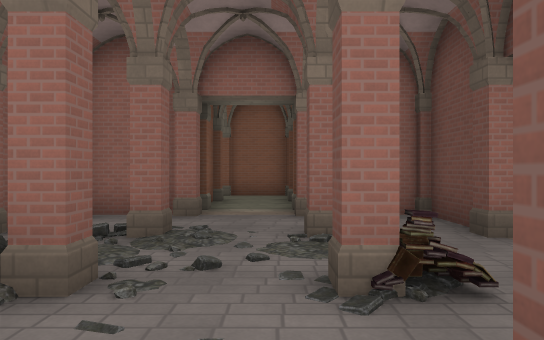
View 1 (above)

24 first-person views from a walk through a Godot game level. The camera is 1.5 m above the floor, looks level and sees 70° across. The floor is counted in squares, 2 m on a side. Each view is taken from the middle of a square. On the plan, view 1 faces up. The plan holds only what a view shows up to about 12 squares ahead; the rest is blank. The place goes on beyond the plan. Characters and animated objects are not drawn. Door leaves are left out where a doorway can be walked through. Some surface patterns are stand-ins.

View 2
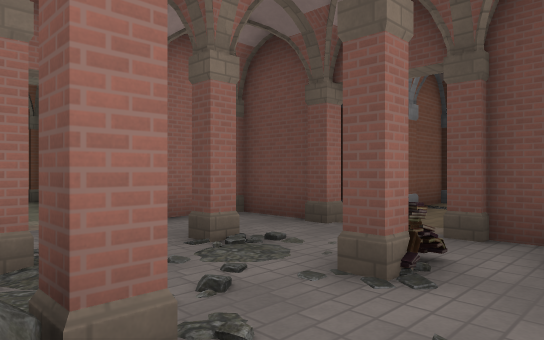

View 3
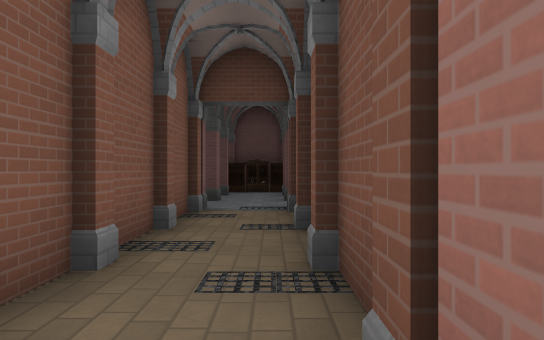

View 4
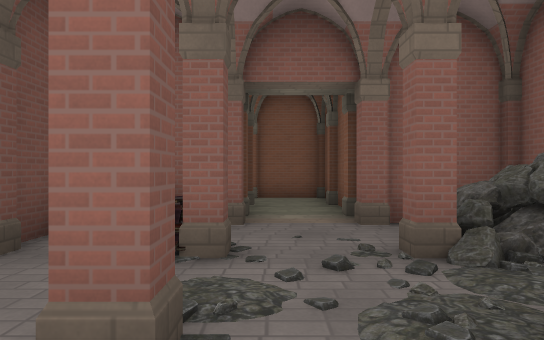

View 5
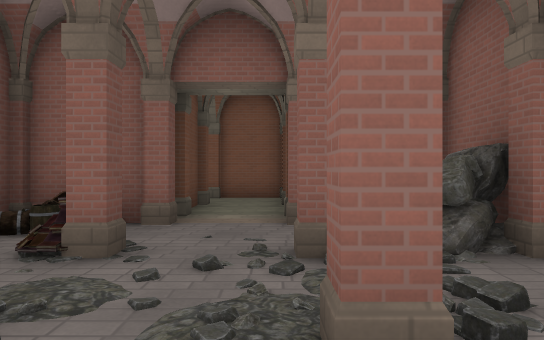

View 6
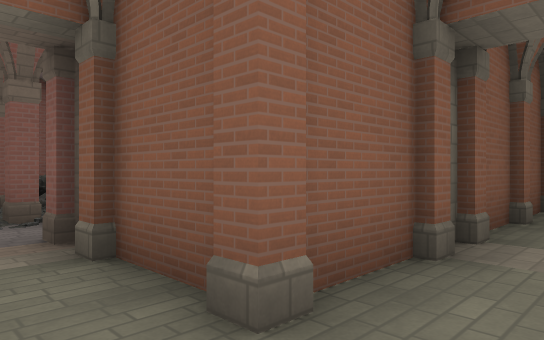

View 7
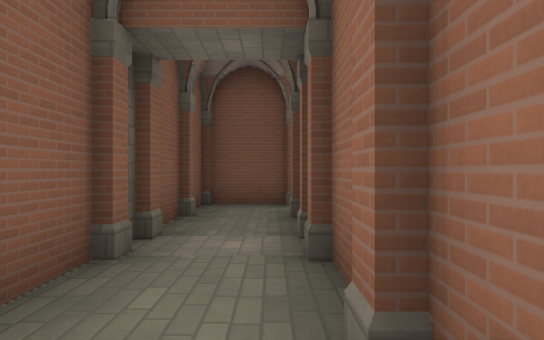

View 8
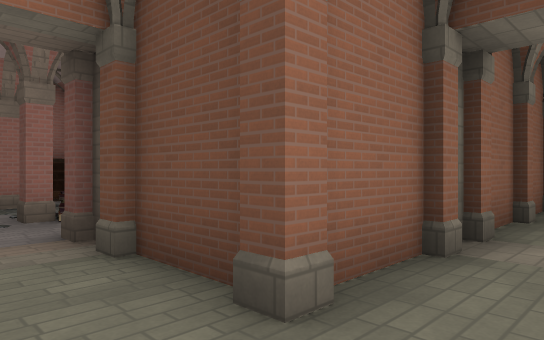

View 9
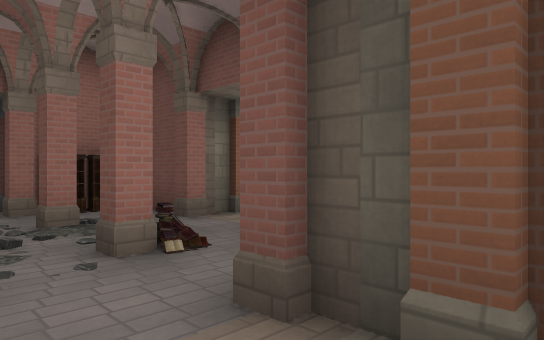

View 10
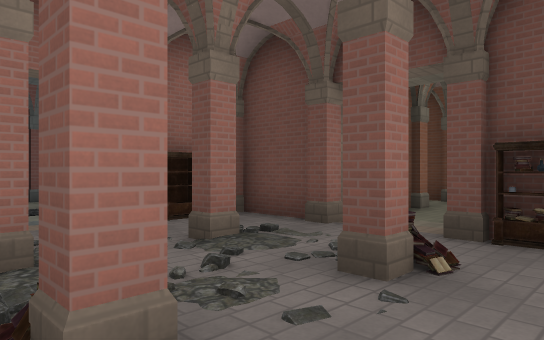

View 11
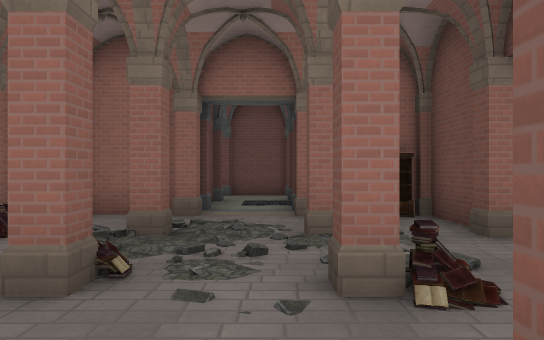

View 12
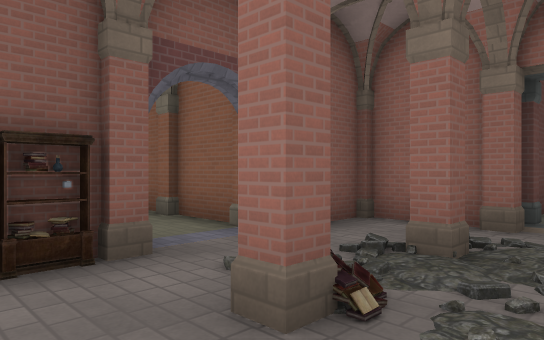

View 13
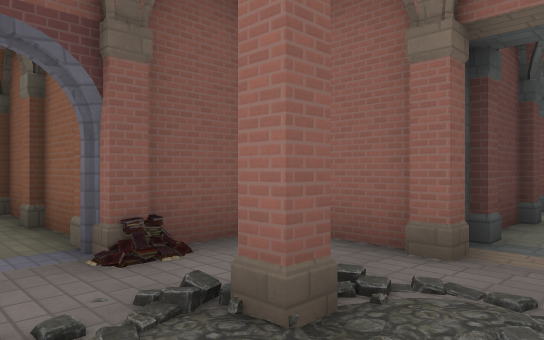

View 14
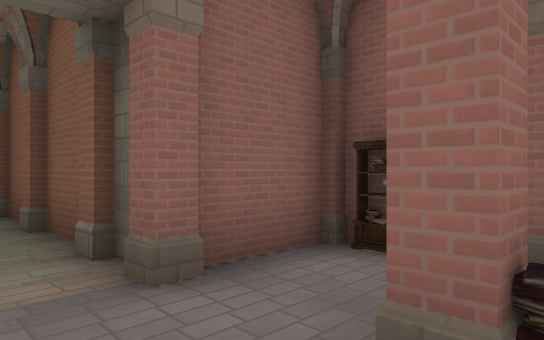

View 15
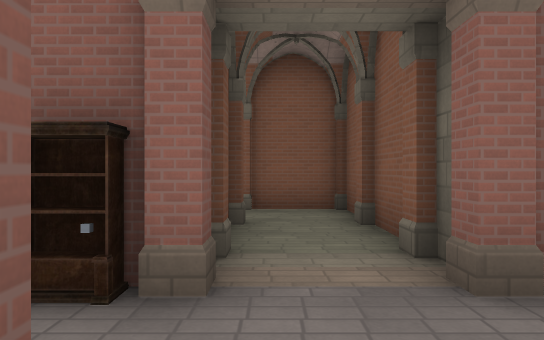

View 16
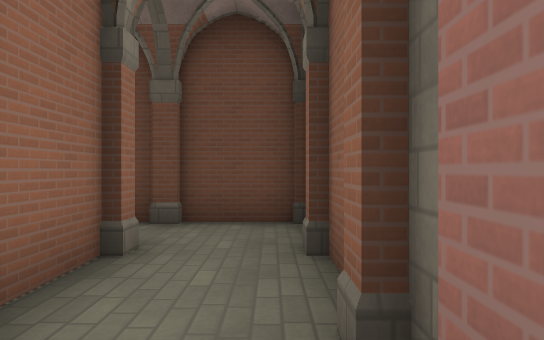

View 17
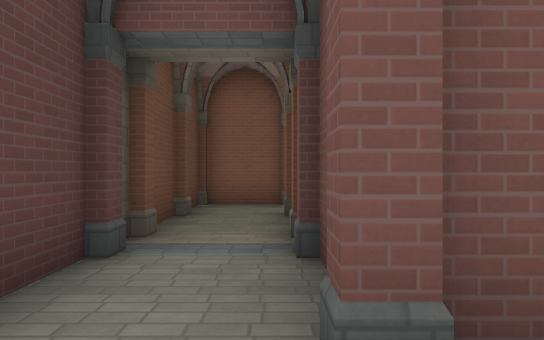

View 18
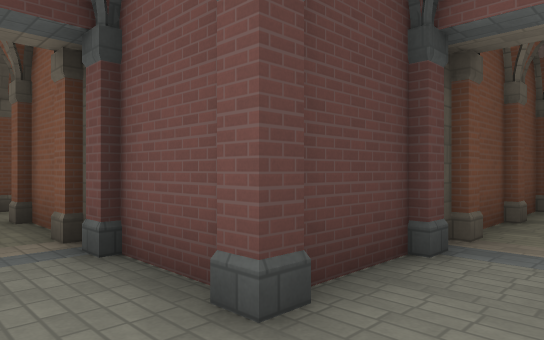

View 19
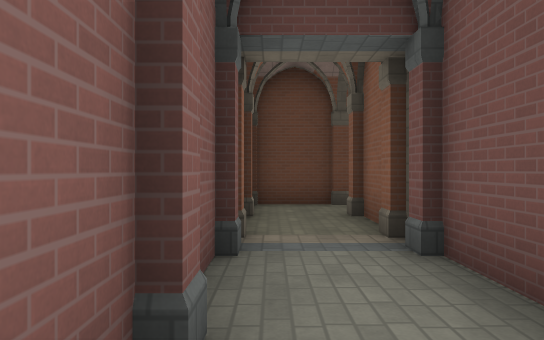

View 20
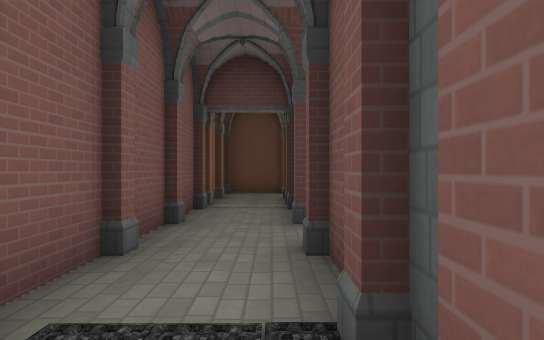

View 21
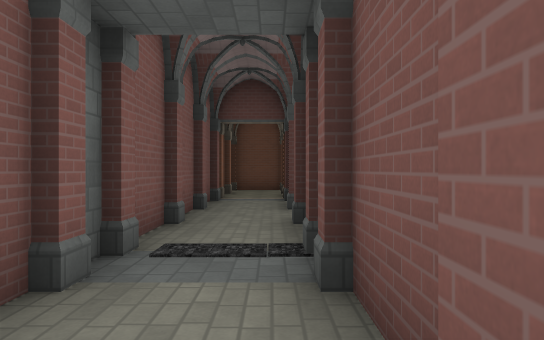

View 22
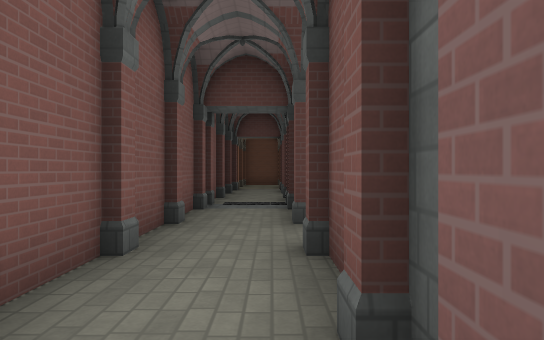

View 23
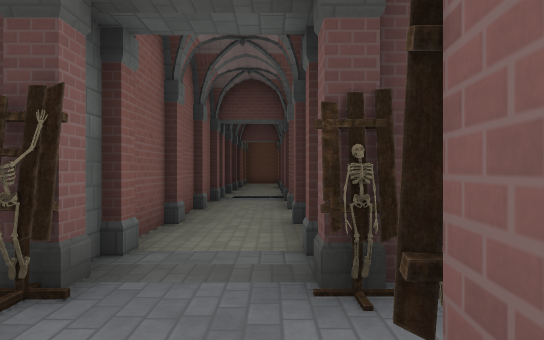

View 24
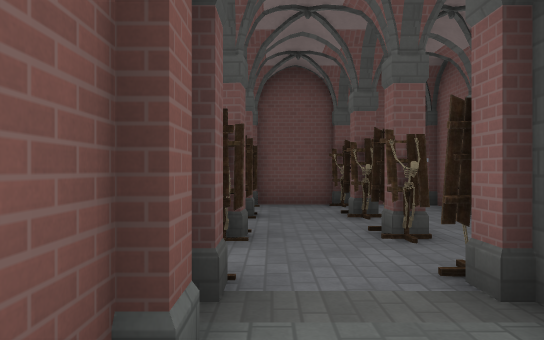

### Floor plan
Key: @ floor where view 1 was taken; # wall or solid block; x gap in a wall; . floor; = window, fence, low wall or low ledge; R rock; B bookshelf; O other object.
Columns run from 18 left of view 1 to 14 right of it. Each row starts with its distance up from view 1.
 26      ####################
 25 #######...................#
 24 #.........................#
 23 ## #x .###..#####..#####  #
 22         ##..##  #..#
 21        ###..### #..#
 20        #....BB###..#
 19    ####OORR#..###..#
 18    #....O###R......#
 17        ..##........#
 16        #O....O######
 15        #O...B
 14        ###..##
 13          #..#
 12          #..########
 11          #.........#
 10          #.........#
  9          ########..#
  8                 #..#
  7                ##..###
  6                ......#
  5               #....#.#=#=###    #
  4                .#R.R.............
  3                .##..............#
  2                RR..O.#######
  1                R...###
  0                ##.@##
 -1                 #..#
 -2                 #..#

Where each view was taken, in squares from view 1:
view 1: 0 up, 0 right, facing up
view 2: 1 up, 2 left, facing up-right
view 3: 3 up, 2 right, facing right
view 4: 6 up, 0 right, facing down
view 5: 6 up, 1 left, facing down
view 6: 11 up, 0 right, facing down-left
view 7: 11 up, 0 right, facing left
view 8: 10 up, 8 left, facing up-right
view 9: 13 up, 8 left, facing up-right
view 10: 15 up, 9 left, facing up-right
view 11: 14 up, 7 left, facing up
view 12: 15 up, 7 left, facing up-left
view 13: 17 up, 7 left, facing up-left
view 14: 17 up, 7 left, facing down-left
view 15: 17 up, 7 left, facing down
view 16: 17 up, 5 left, facing right
view 17: 25 up, 1 left, facing down
view 18: 25 up, 1 left, facing down-right
view 19: 25 up, 1 left, facing right
view 20: 24 up, 5 left, facing right
view 21: 24 up, 7 left, facing right
view 22: 24 up, 12 left, facing right
view 23: 24 up, 14 left, facing right
view 24: 24 up, 9 left, facing left
